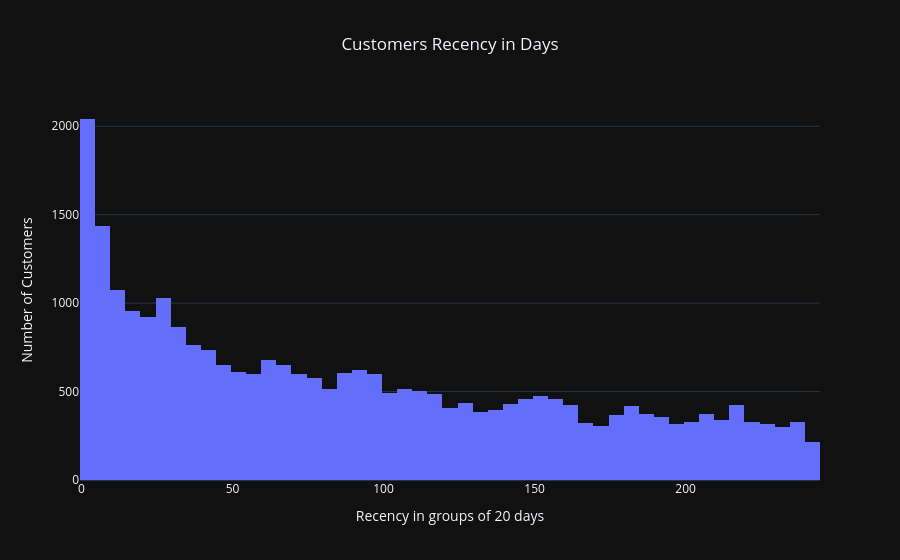

Notebook source saved alongside this figure:
### Code cell
# plot histogram
hist_fig = px.histogram(mbr_dt, 
                        x="Recency", 
                        title="Customers Recency in Days", 
                        template= "plotly_dark" 
                       )

hist_fig.update_layout(title_x=0.5, 
                       xaxis_title="Recency in groups of 20 days", 
                       yaxis_title="Number of Customers"
                      )

hist_fig.show(config={'displaylogo': False})

### Figure 1 — Plotly figure (JSON) as saved in the notebook; plotly's stock layout.template omitted (floating-point values rounded to 4 significant figures; data arrays with more than 128 entries replaced by an {"elided": "..."} marker saying what was removed)
{"data": [{"alignmentgroup": "True", "bingroup": "x", "hovertemplate": "Recency=%{x}<br>count=%{y}<extra></extra>", "legendgroup": "", "marker": {"color": "#636efa", "pattern": {"shape": ""}}, "name": "", "offsetgroup": "", "orientation": "v", "showlegend": false, "type": "histogram", "x": {"elided": "27785 int values"}, "xaxis": "x", "yaxis": "y"}], "layout": {"barmode": "relative", "legend": {"tracegroupgap": 0}, "title": {"text": "Customers Recency in Days", "x": 0.5}, "xaxis": {"anchor": "y", "domain": [0, 1], "title": {"text": "Recency in groups of 20 days"}}, "yaxis": {"anchor": "x", "domain": [0, 1], "title": {"text": "Number of Customers"}}}}
